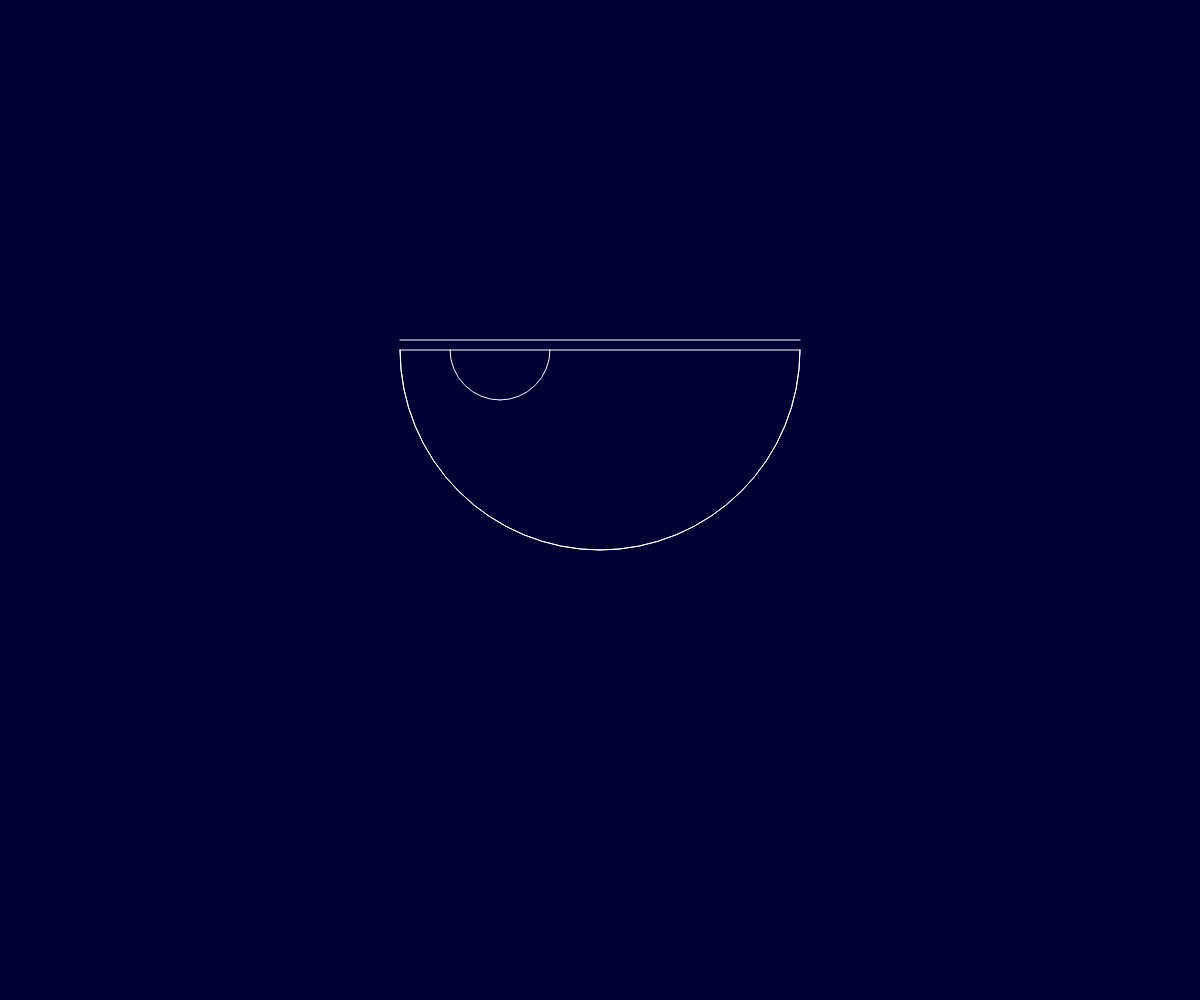
Frame 1 (no input)
Frame 60 (no input): identical to frame 1, image omitted
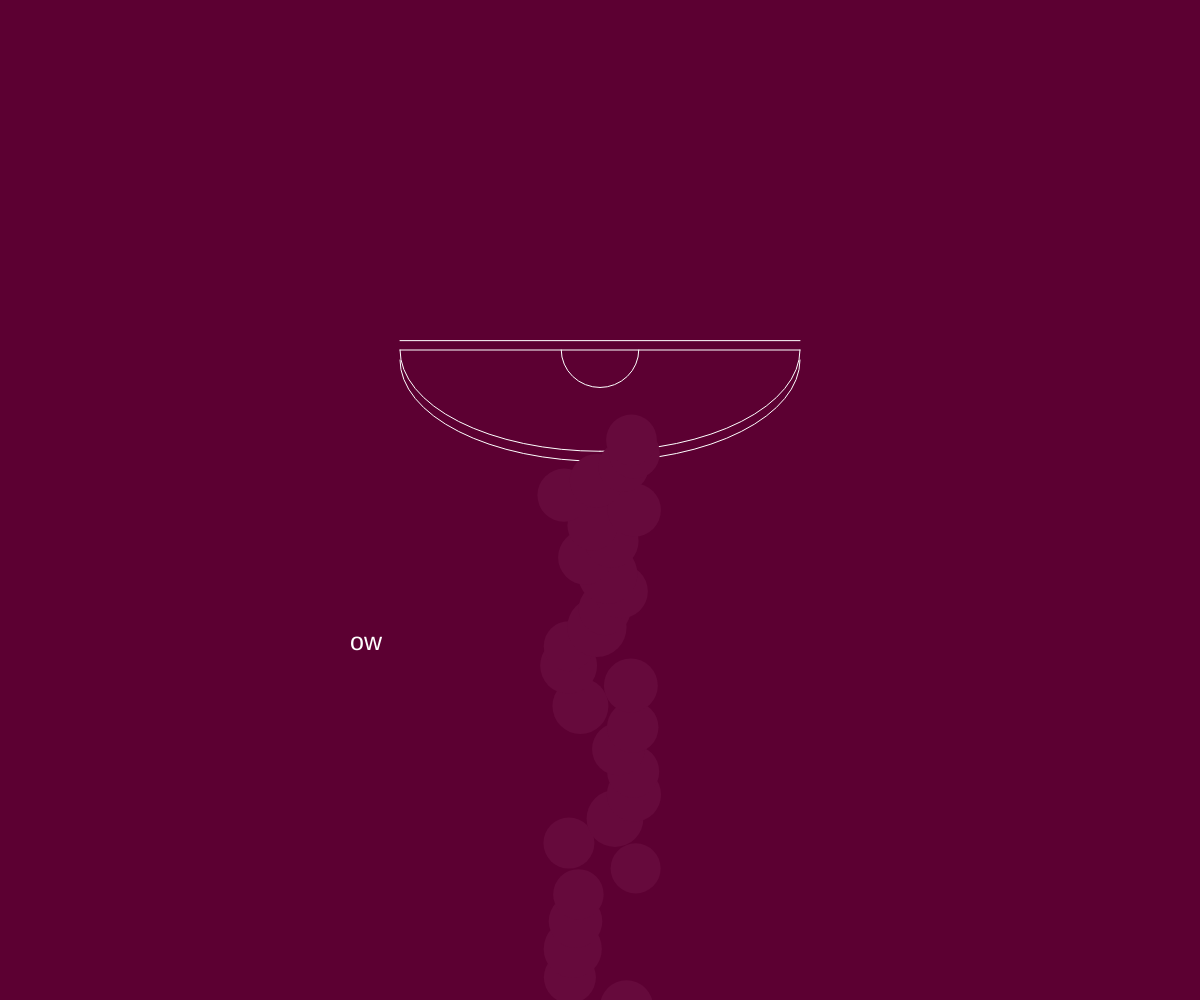
Frame 120 (the mouse pressed at the canvas centre since frame 60)

The p5.js sketch that drew these frames (run headless with seeded random() and noise() and a simulated clock; from frame 60 on, the mouse is pressed at the canvas centre):

// p5.js sketch
// ── sketch.js
let goop = [];
let gravity = 1.03;
//location variables, used in combination with screenWidth and screenHeight
let X = 0; 
let Y = 0;
//rgb
let r = 0;
let g = 0;
let b = 50;
//changes eye shape
let lid = 400;
let p = 0; //causes shapes to shake
let c = 0;
let range = 100; //adjusts the pupil range
//words
let n = 0;
let touch = ["ow", "ouch", "stop", "stop it", "quit", "cesae", "that hurts", "hate", "pain", "i dont like it"];

//tears
class Goop {
  constructor (x, y, size) {
    this.x = x;
    this.y = y;
    this.size = size;
  }
    showGoop(){
  circle(this.x, this.y, this.size)
      
    }
    dropGoop(){
    this.y = this.y * gravity;
    }
}

function setup() {
  createCanvas(windowWidth, windowHeight);
  X = windowWidth/2
  Y = windowHeight/2 -150;

}

function draw() {
  
  if (mouseIsPressed === true) {
    lid = 200;
    p = random(-5,5);
    c = 100;
    r = random(90,95);
    n = 255;
  } else {
    lid = 400;
    p = 0;
    c = 0;
    r = 0;
    n = 0;
  }
  
    //moveX lets the pupil to move.
  let moveX = constrain(mouseX, windowWidth/2 -range, windowWidth/2 +range);
  
  background(r,g,b);
  stroke(255);
  
  line(X - 200,Y,X + 200,Y);
  line(X - 200,Y - 10 + p/4,X + 200,Y - 10 + p/4);

  //eye
  noFill();
  arc(X , Y, 400, lid + p, 0, HALF_PI);
  arc(X , Y, 400, lid + p, HALF_PI, PI);
  arc(X , Y + c/10, 400, lid + p, 0, HALF_PI);
  arc(X , Y + c/10, 400, lid + p, HALF_PI, PI);
  
  arc(moveX , Y, 100 - c/4 + p, 100 -c/4, 0, HALF_PI);
  arc(moveX , Y, 100 - c/4 + p, 100 - c/4, HALF_PI, PI);
  

  let word = random(touch);
  
  noStroke();
      for (i = 0; i < goop.length; i++){
    fill(r + 10,g + 10,b + 10);
    goop[i].showGoop();
    goop[i].dropGoop();
      }

  if (mouseIsPressed === true) {
    noStroke();
  goop.push(new Goop(X + random(-40,40), Y + 90, random(50,60)))
  }
  fill (n,n,n,n);
  textSize(25);
    for (j = 0; j < 1; j++){
      text(touch[j],X-250,Y+300);
    }
}

function mouseClicked () {
  shuffle (touch, true);
  
}
